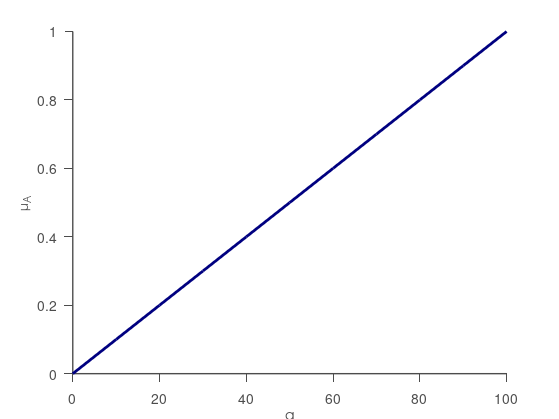

Reproduce this figure in MATLAB.

x = [0,10,20,30,40,50,60,70,80,90,100];
y = [0,.10,.20,.30,.40,.50,.60,.70,.80,.90,1];
graph   = line(x  , y   );

hXLabel = xlabel('a');
hYLabel = ylabel('\mu_{A}');

set(graph                          , ...
  'Color'           , [0 0 .5]    );
set(graph                          , ...
  'LineWidth'       , 2           );

set( gca                       , ...
    'FontName'   , 'Helvetica' );
set([ hXLabel, hYLabel], ...
    'FontName'   , 'AvantGarde');
set([hXLabel, hYLabel]  , ...
    'FontSize'   , 10          );
set(gca, ...
  'Box'         , 'off'     , ...
  'TickDir'     , 'out'     , ...
  'TickLength'  , [.02 .02] , ...
  'XColor'      , [.3 .3 .3], ...
  'YColor'      , [.3 .3 .3], ...
  'LineWidth'   , 1         );
x0=0;
y0=0;

set(gcf, 'PaperPositionMode', 'auto');
print -depsc2 FMF_ex.eps
close;